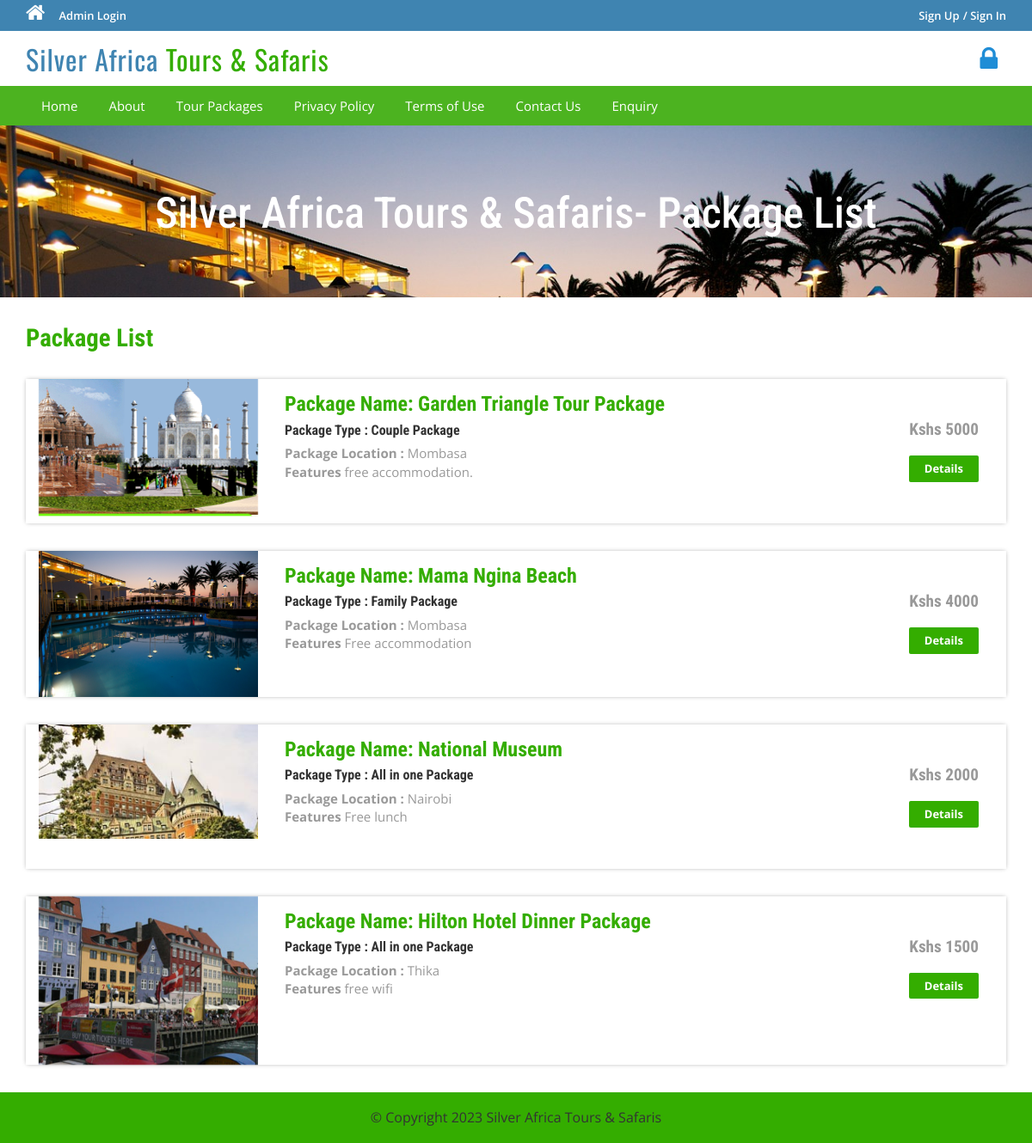
The app's page /package-list.php with its own data.
### tables this page shows
CREATE TABLE `tbltourpackages` (
  `PackageId` int(11) NOT NULL,
  `PackageName` varchar(200) NOT NULL,
  `PackageType` varchar(200) NOT NULL,
  `PackageLocation` varchar(200) NOT NULL,
  `PackagePrice` varchar(200) NOT NULL,
  `PackageFetures` varchar(200) NOT NULL,
  `PackageDetails` varchar(200) NOT NULL,
  `PackageImage` varchar(200) NOT NULL
);

### package-list.php (the view, shortened to what this page needs)
<?php
include('includes/config.php');
?>
<!DOCTYPE HTML>
<html>
<head>
<link href="css/bootstrap.css" rel='stylesheet' type='text/css' />
<link href="css/style.css" rel='stylesheet' type='text/css' />
<link href="css/font-awesome.css" rel="stylesheet">
<link href="css/animate.css" rel="stylesheet" type="text/css" media="all">
</head>
<body>
<?php include('includes/header.php');?>
<div class="banner-3">
	<div class="container">
		<h1 class="wow zoomIn animated animated" data-wow-delay=".5s" style="visibility: visible; animation-delay: 0.5s; animation-name: zoomIn;"> Silver Africa Tours & Safaris- Package List</h1>
	</div>
</div>
<div class="rooms">
	<div class="container">
		<div class="room-bottom">
			<h3>Package List</h3>
<?php $sql = "SELECT * from tbltourpackages";
$query = $dbh->prepare($sql);
$query->execute();
$results=$query->fetchAll(PDO::FETCH_OBJ);
if($query->rowCount() > 0)
{
foreach($results as $result)
{	?>
			<div class="rom-btm">
				<div class="col-md-3 room-left wow fadeInLeft animated" data-wow-delay=".5s">
					<img src="admin/pacakgeimages/<?php echo htmlentities($result->PackageImage);?>" class="img-responsive" alt="">
				</div>
				<div class="col-md-6 room-midle wow fadeInUp animated" data-wow-delay=".5s">
					<h4>Package Name: <?php echo htmlentities($result->PackageName);?></h4>
					<h6>Package Type : <?php echo htmlentities($result->PackageType);?></h6>
					<p><b>Package Location :</b> <?php echo htmlentities($result->PackageLocation);?></p>
					<p><b>Features</b> <?php echo htmlentities($result->PackageFetures);?></p>
				</div>
				<div class="col-md-3 room-right wow fadeInRight animated" data-wow-delay=".5s">
					<h5>Kshs <?php echo htmlentities($result->PackagePrice);?></h5>
					<a href="package-details.php?pkgid=<?php echo htmlentities($result->PackageId);?>" class="view">Details</a>
				</div>
				<div class="clearfix"></div>
			</div>
<?php }} ?>
		</div>
	</div>
</div>
<?php include('includes/footer.php');?>
</body>
</html>

### css/style.css (style rules this page uses)
html, body { font-size: 100%; background: #fff; font-family: 'Open Sans', sans-serif; }
body a,.grid_1,plan_1,plan_1.one,plan_1.two,i.icon1, i.icon2, i.icon3, i.icon4, i.icon5, i.icon6 { transition:0.5s all; -webkit-transition:0.5s all; -moz-transition:0.5s all; -o-transition:0.5s all; -ms-transition:0.5s all; }
h1,h2,h3,h4,h5,h6 { margin:0; font-family: 'Roboto Condensed', sans-serif; }
p { margin:0; }
a.view { padding: 6px 18px; font-weight: 700; color: #fff; background-color: #34ad00; border: 0; font-size: 13px; border-radius: 2px; -webkit-transition: all .2s; -moz-transition: all .2s; transition: all .2s; margin-top: 20px; display: inline-block; }
.banner-3 { background: url(../images/6.jpg)no-repeat; background-size: cover; -webkit-background-size: cover; -o-background-size: cover; -ms-background-size: cover; -moz-background-size: cover; min-height:200px; }
.banner-3 h1 { font-size: 50px; margin-bottom: 40px; padding: 1.5em 0 0; text-align: center; color: #fff; }
.rom-btm { margin-top: 2em; box-shadow: 0px 0px 5px -1px rgba(0, 0, 0, 0.37); }
.room-bottom h3 { font-size: 1.8em; font-weight: 700; color: #34ad00; }
.room-bottom { padding: 2em 0; }
.rom-btm h4 { font-size: 1.5em; font-weight: 700; color: #34ad00; }
.rom-btm p { font-size: 15px; color: #999; }
.rom-btm h6 { font-size: 1em; font-weight: 700; margin: 0.5em 0; }
.room-right { text-align: right; padding: 3em 2em; }
.room-midle { padding: 1em; }
.rom-btm h5 { font-size: 1.2em; font-weight: 700; color: #999; }

### records on screen
tbltourpackages: PackageImage (picture), PackageName "Garden Triangle Tour Package", PackageType "Couple Package", PackageLocation "Mombasa", PackageFetures "free accommodation.", PackagePrice "5000"
tbltourpackages: PackageImage (picture), PackageName "Mama Ngina Beach", PackageType "Family Package", PackageLocation "Mombasa", PackageFetures "Free accommodation", PackagePrice "4000"
tbltourpackages: PackageImage (picture), PackageName "National Museum", PackageType "All in one Package", PackageLocation "Nairobi", PackageFetures "Free lunch", PackagePrice "2000"
tbltourpackages: PackageImage (picture), PackageName "Hilton Hotel Dinner Package", PackageType "All in one Package", PackageLocation "Thika", PackageFetures "free wifi", PackagePrice "1500"
